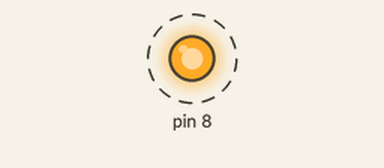
A program run on a simulated Raspberry Pi (header pin numbers). On the bench: output pins drawn as LEDs (lit = HIGH). Dashed ring = blinking.

Above: at 0.2 s.
Timing chart, 0 to 3.0 s (numbered marks = the images above):
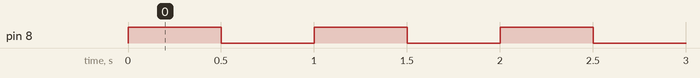

The program:

led.py
```python
import RPi.GPIO as GPIO
from time import sleep

#Use GPIO number instead of Pin number
#GPIO.setmode(GPIO.BCM)
GPIO.setmode(GPIO.BOARD)
#Make GPIO 8 output
GPIO.setup(8, GPIO.OUT)

try:
    while True:
            GPIO.output(8, GPIO.HIGH)
            sleep(0.5)
            GPIO.output(8, GPIO.LOW)
            sleep(0.5)

#No error occurs when Ctrl+C is pushed.
except KeyboardInterrupt:
    pass

#Release GPIO
GPIO.cleanup()
```

Measured:
- by itself, pin 8: alternates HIGH for 0.50 s and LOW for 0.50 s
